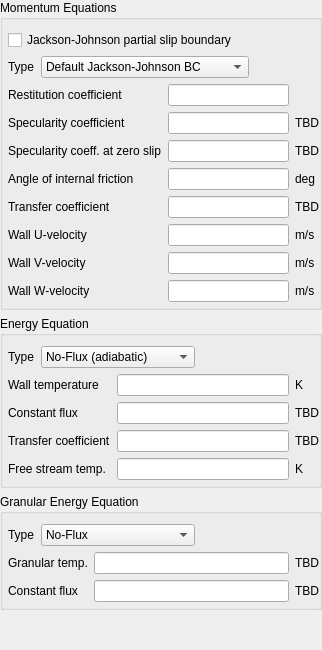
              <widget class="QWidget" name="page_solids_wall">
               <layout class="QVBoxLayout" name="verticalLayout_6">
                <property name="leftMargin">
                 <number>0</number>
                </property>
                <property name="topMargin">
                 <number>0</number>
                </property>
                <property name="rightMargin">
                 <number>0</number>
                </property>
                <property name="bottomMargin">
                 <number>0</number>
                </property>
                <item>
                 <widget class="QGroupBox" name="groupbox_solids_momentum_eq">
                  <property name="title">
                   <string>Momentum Equations</string>
                  </property>
                  <property name="flat">
                   <bool>true</bool>
                  </property>
                  <layout class="QGridLayout" name="gridLayout_18">
                   <property name="leftMargin">
                    <number>5</number>
                   </property>
                   <property name="topMargin">
                    <number>10</number>
                   </property>
                   <property name="rightMargin">
                    <number>0</number>
                   </property>
                   <property name="bottomMargin">
                    <number>5</number>
                   </property>
                   <item row="1" column="0" colspan="2">
                    <layout class="QHBoxLayout" name="horizontalLayout_5">
                     <item>
                      <widget class="QLabel" name="label_bc_jj_ps_type">
                       <property name="text">
                        <string>Type</string>
                       </property>
                      </widget>
                     </item>
                     <item>
                      <widget class="QComboBox" name="combobox_bc_jj_ps_type">
                       <item>
                        <property name="text">
                         <string>Default Jackson-Johnson BC</string>
                        </property>
                       </item>
                       <item>
                        <property name="text">
                         <string>Variable specularity coefficient</string>
                        </property>
                       </item>
                       <item>
                        <property name="text">
                         <string>Jenkins small frictional boundary</string>
                        </property>
                       </item>
                      </widget>
                     </item>
                     <item>
                      <spacer name="horizontalSpacer_6">
                       <property name="orientation">
                        <enum>Qt::Horizontal</enum>
                       </property>
                       <property name="sizeHint" stdset="0">
                        <size>
                         <width>40</width>
                         <height>20</height>
                        </size>
                       </property>
                      </spacer>
                     </item>
                    </layout>
                   </item>
                   <item row="0" column="0" colspan="2">
                    <widget class="CheckBox" name="checkbox_bc_jj_ps_args_BC">
                     <property name="text">
                      <string>Jackson-Johnson partial slip boundary</string>
                     </property>
                    </widget>
                   </item>
                   <item row="2" column="0">
                    <widget class="QLabel" name="label_e_w">
                     <property name="text">
                      <string>Restitution coefficient</string>
                     </property>
                    </widget>
                   </item>
                   <item row="2" column="1">
                    <widget class="LineEdit" name="lineedit_keyword_e_w"/>
                   </item>
                   <item row="3" column="0">
                    <widget class="QLabel" name="label_phip">
                     <property name="text">
                      <string>Specularity coefficient</string>
                     </property>
                    </widget>
                   </item>
                   <item row="3" column="1">
                    <widget class="LineEdit" name="lineedit_keyword_phip"/>
                   </item>
                   <item row="3" column="2">
                    <widget class="QLabel" name="label_11">
                     <property name="text">
                      <string>TBD</string>
                     </property>
                    </widget>
                   </item>
                   <item row="4" column="0">
                    <widget class="QLabel" name="label_phip0">
                     <property name="text">
                      <string>Specularity coeff. at zero slip</string>
                     </property>
                    </widget>
                   </item>
                   <item row="4" column="1">
                    <widget class="LineEdit" name="lineedit_keyword_phip0"/>
                   </item>
                   <item row="4" column="2">
                    <widget class="QLabel" name="label_12">
                     <property name="text">
                      <string>TBD</string>
                     </property>
                    </widget>
                   </item>
                   <item row="5" column="0">
                    <widget class="QLabel" name="label_phi_w">
                     <property name="text">
                      <string>Angle of internal friction</string>
                     </property>
                    </widget>
                   </item>
                   <item row="5" column="1">
                    <widget class="LineEdit" name="lineedit_keyword_phi_w"/>
                   </item>
                   <item row="6" column="1">
                    <widget class="LineEdit" name="lineedit_keyword_bc_hw_s_args_BC_P"/>
                   </item>
                   <item row="5" column="2">
                    <widget class="QLabel" name="label_phi_w_units">
                     <property name="text">
                      <string>deg</string>
                     </property>
                    </widget>
                   </item>
                   <item row="6" column="0">
                    <widget class="QLabel" name="label_bc_hw_s">
                     <property name="text">
                      <string>Transfer coefficient</string>
                     </property>
                    </widget>
                   </item>
                   <item row="7" column="1">
                    <widget class="LineEdit" name="lineedit_keyword_bc_uw_s_args_BC_P"/>
                   </item>
                   <item row="6" column="2">
                    <widget class="QLabel" name="label_bc_hw_s_units">
                     <property name="text">
                      <string>TBD</string>
                     </property>
                    </widget>
                   </item>
                   <item row="7" column="0">
                    <widget class="QLabel" name="label_bc_uw_s">
                     <property name="text">
                      <string>Wall U-velocity</string>
                     </property>
                    </widget>
                   </item>
                   <item row="8" column="1">
                    <widget class="LineEdit" name="lineedit_keyword_bc_vw_s_args_BC_P"/>
                   </item>
                   <item row="7" column="2">
                    <widget class="QLabel" name="label_bc_uw_s_units">
                     <property name="text">
                      <string>m/s</string>
                     </property>
                    </widget>
                   </item>
                   <item row="8" column="0">
                    <widget class="QLabel" name="label_bc_vw_s">
                     <property name="text">
                      <string>Wall V-velocity</string>
                     </property>
                    </widget>
                   </item>
                   <item row="9" column="1">
                    <widget class="LineEdit" name="lineedit_keyword_bc_ww_s_args_BC_P"/>
                   </item>
                   <item row="8" column="2">
                    <widget class="QLabel" name="label_bc_vw_s_units">
                     <property name="text">
                      <string>m/s</string>
                     </property>
                    </widget>
                   </item>
                   <item row="9" column="0">
                    <widget class="QLabel" name="label_bc_ww_s">
                     <property name="text">
                      <string>Wall W-velocity</string>
                     </property>
                    </widget>
                   </item>
                   <item row="9" column="2">
                    <widget class="QLabel" name="label_bc_ww_s_units">
                     <property name="text">
                      <string>m/s</string>
                     </property>
                    </widget>
                   </item>
                  </layout>
                 </widget>
                </item>
                <item>
                 <widget class="QGroupBox" name="groupbox_solids_energy_eq">
                  <property name="title">
                   <string>Energy Equation</string>
                  </property>
                  <property name="flat">
                   <bool>true</bool>
                  </property>
                  <layout class="QGridLayout" name="gridLayout_19">
                   <property name="leftMargin">
                    <number>5</number>
                   </property>
                   <property name="topMargin">
                    <number>10</number>
                   </property>
                   <property name="rightMargin">
                    <number>0</number>
                   </property>
                   <property name="bottomMargin">
                    <number>5</number>
                   </property>
                   <item row="0" column="0" colspan="2">
                    <layout class="QHBoxLayout" name="horizontalLayout_6">
                     <item>
                      <widget class="QLabel" name="label_solids_energy_eq_type">
                       <property name="text">
                        <string>Type</string>
                       </property>
                      </widget>
                     </item>
                     <item>
                      <widget class="QComboBox" name="combobox_solids_energy_eq_type">
                       <item>
                        <property name="text">
                         <string>No-Flux (adiabatic)</string>
                        </property>
                       </item>
                       <item>
                        <property name="text">
                         <string>Specified Temperature</string>
                        </property>
                       </item>
                       <item>
                        <property name="text">
                         <string>Specified Flux</string>
                        </property>
                       </item>
                       <item>
                        <property name="text">
                         <string>Convective Flux</string>
                        </property>
                       </item>
                      </widget>
                     </item>
                     <item>
                      <spacer name="horizontalSpacer_5">
                       <property name="orientation">
                        <enum>Qt::Horizontal</enum>
                       </property>
                       <property name="sizeHint" stdset="0">
                        <size>
                         <width>40</width>
                         <height>20</height>
                        </size>
                       </property>
                      </spacer>
                     </item>
                    </layout>
                   </item>
                   <item row="1" column="0">
                    <widget class="QLabel" name="label_bc_tw_s">
                     <property name="text">
                      <string>Wall temperature</string>
                     </property>
                    </widget>
                   </item>
                   <item row="1" column="1">
                    <widget class="LineEdit" name="lineedit_keyword_bc_tw_s_args_BC_P"/>
                   </item>
                   <item row="1" column="2">
                    <widget class="QLabel" name="label_bc_tw_s_units">
                     <property name="text">
                      <string>K</string>
                     </property>
                    </widget>
                   </item>
                   <item row="2" column="0">
                    <widget class="QLabel" name="label_bc_c_t_s">
                     <property name="text">
                      <string>Constant flux</string>
                     </property>
                    </widget>
                   </item>
                   <item row="2" column="1">
                    <widget class="LineEdit" name="lineedit_keyword_bc_c_t_s_args_BC_P"/>
                   </item>
                   <item row="2" column="2">
                    <widget class="QLabel" name="label_bc_c_t_s_units">
                     <property name="text">
                      <string>TBD</string>
                     </property>
                    </widget>
                   </item>
                   <item row="3" column="0">
                    <widget class="QLabel" name="label_bc_hw_t_s">
                     <property name="text">
                      <string>Transfer coefficient</string>
                     </property>
                    </widget>
                   </item>
                   <item row="3" column="1">
                    <widget class="LineEdit" name="lineedit_keyword_bc_hw_t_s_args_BC_P"/>
                   </item>
                   <item row="3" column="2">
                    <widget class="QLabel" name="label_bc_hw_t_s_units">
                     <property name="text">
                      <string>TBD</string>
                     </property>
                    </widget>
                   </item>
                   <item row="4" column="0">
                    <widget class="QLabel" name="label_bc_tw_s_2">
                     <property name="text">
                      <string>Free stream temp.</string>
                     </property>
                    </widget>
                   </item>
                   <item row="4" column="1">
                    <widget class="LineEdit" name="lineedit_keyword_bc_tw_s_2_args_BC_P"/>
                   </item>
                   <item row="4" column="2">
                    <widget class="QLabel" name="label_bc_tw_s_2_units">
                     <property name="text">
                      <string>K</string>
                     </property>
                    </widget>
                   </item>
                  </layout>
                 </widget>
                </item>
                <item>
                 <widget class="QGroupBox" name="groupbox_solids_granular_energy_eq">
                  <property name="title">
                   <string>Granular Energy Equation</string>
                  </property>
                  <property name="flat">
                   <bool>true</bool>
                  </property>
                  <layout class="QGridLayout" name="gridLayout_20">
                   <property name="leftMargin">
                    <number>5</number>
                   </property>
                   <property name="topMargin">
                    <number>10</number>
                   </property>
                   <property name="rightMargin">
                    <number>0</number>
                   </property>
                   <property name="bottomMargin">
                    <number>5</number>
                   </property>
                   <item row="0" column="0" colspan="2">
                    <layout class="QHBoxLayout" name="horizontalLayout_7">
                     <item>
                      <widget class="QLabel" name="label_solids_granular_energy_eq_type">
                       <property name="text">
                        <string>Type</string>
                       </property>
                      </widget>
                     </item>
                     <item>
                      <widget class="QComboBox" name="combobox_solids_granular_energy_eq_type">
                       <item>
                        <property name="text">
                         <string>No-Flux</string>
                        </property>
                       </item>
                       <item>
                        <property name="text">
                         <string>Specified Temperature</string>
                        </property>
                       </item>
                       <item>
                        <property name="text">
                         <string>Specified Flux</string>
                        </property>
                       </item>
                      </widget>
                     </item>
                     <item>
                      <spacer name="horizontalSpacer_7">
                       <property name="orientation">
                        <enum>Qt::Horizontal</enum>
                       </property>
                       <property name="sizeHint" stdset="0">
                        <size>
                         <width>40</width>
                         <height>20</height>
                        </size>
                       </property>
                      </spacer>
                     </item>
                    </layout>
                   </item>
                   <item row="2" column="0">
                    <widget class="QLabel" name="label_bc_c_theta_m">
                     <property name="text">
                      <string>Constant flux</string>
                     </property>
                    </widget>
                   </item>
                   <item row="1" column="0">
                    <widget class="QLabel" name="label_bc_thetaw_m">
                     <property name="text">
                      <string>Granular temp.</string>
                     </property>
                    </widget>
                   </item>
                   <item row="1" column="1">
                    <widget class="LineEdit" name="lineedit_keyword_bc_thetaw_m_args_BC_P"/>
                   </item>
                   <item row="2" column="1">
                    <widget class="LineEdit" name="lineedit_keyword_bc_c_theta_m_args_BC_P"/>
                   </item>
                   <item row="1" column="2">
                    <widget class="QLabel" name="label_bc_thetaw_m_units">
                     <property name="text">
                      <string>TBD</string>
                     </property>
                    </widget>
                   </item>
                   <item row="2" column="2">
                    <widget class="QLabel" name="label_bc_c_theta_m_units">
                     <property name="text">
                      <string>TBD</string>
                     </property>
                    </widget>
                   </item>
                  </layout>
                 </widget>
                </item>
                <item>
                 <spacer name="verticalSpacer_5">
                  <property name="orientation">
                   <enum>Qt::Vertical</enum>
                  </property>
                  <property name="sizeHint" stdset="0">
                   <size>
                    <width>20</width>
                    <height>40</height>
                   </size>
                  </property>
                 </spacer>
                </item>
               </layout>
              </widget>
